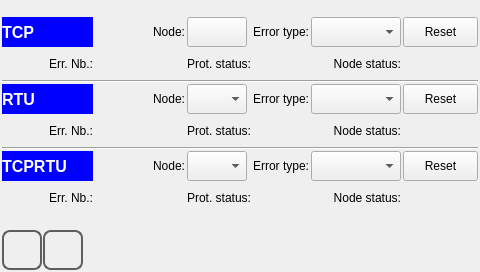
<?xml version="1.0" encoding="UTF-8"?>
<ui version="4.0">
 <class>comm_status</class>
 <widget class="QWidget" name="comm_status">
  <property name="geometry">
   <rect>
    <x>0</x>
    <y>0</y>
    <width>480</width><height>272</height>
   </rect>
  </property>
  <property name="windowTitle">
   <string>comm_status</string>
  </property>
  <property name="styleSheet">
   <string notr="true">
QWidget#comm_status
{
}
QLabel
{
border-width: 2px;
}   </string>
  </property>
  <layout class="QVBoxLayout" name="verticalLayout">
   <property name="spacing">
    <number>1</number>
   </property>
   <property name="margin">
    <number>2</number>
   </property>
   <item>
    <spacer name="verticalSpacer_2">
     <property name="orientation">
      <enum>Qt::Vertical</enum>
     </property>
     <property name="sizeHint" stdset="0">
      <size>
       <width>20</width>
       <height>40</height>
      </size>
     </property>
    </spacer>
   </item>
   <item>
    <layout class="QGridLayout" name="gridLayout_3">
     <property name="margin">
      <number>0</number>
     </property>
     <property name="spacing">
      <number>2</number>
     </property>
     <item row="1" column="0">
      <widget class="QLabel" name="labelConuterTCPtxt">
       <property name="sizePolicy">
        <sizepolicy hsizetype="Preferred" vsizetype="Preferred">
         <horstretch>0</horstretch>
         <verstretch>0</verstretch>
        </sizepolicy>
       </property>
       <property name="minimumSize">
        <size>
         <width>0</width>
         <height>30</height>
        </size>
       </property>
       <property name="text">
        <string>Err. Nb.:</string>
       </property>
       <property name="alignment">
        <set>Qt::AlignRight|Qt::AlignTrailing|Qt::AlignVCenter</set>
       </property>
      </widget>
     </item>
     <item row="1" column="1">
      <widget class="QLabel" name="labelConuterTCPval">
       <property name="sizePolicy">
        <sizepolicy hsizetype="Preferred" vsizetype="Preferred">
         <horstretch>0</horstretch>
         <verstretch>0</verstretch>
        </sizepolicy>
       </property>
       <property name="text">
        <string/>
       </property>
      </widget>
     </item>
     <item row="1" column="4">
      <widget class="QLabel" name="labelErrorBitTCPtxt">
       <property name="sizePolicy">
        <sizepolicy hsizetype="Preferred" vsizetype="Preferred">
         <horstretch>0</horstretch>
         <verstretch>0</verstretch>
        </sizepolicy>
       </property>
       <property name="minimumSize">
        <size>
         <width>0</width>
         <height>30</height>
        </size>
       </property>
       <property name="text">
        <string>Node status:</string>
       </property>
       <property name="alignment">
        <set>Qt::AlignRight|Qt::AlignTrailing|Qt::AlignVCenter</set>
       </property>
      </widget>
     </item>
     <item row="1" column="5">
      <widget class="QLabel" name="labelErrorBitTCPval">
       <property name="sizePolicy">
        <sizepolicy hsizetype="Preferred" vsizetype="Preferred">
         <horstretch>0</horstretch>
         <verstretch>0</verstretch>
        </sizepolicy>
       </property>
       <property name="minimumSize">
        <size>
         <width>20</width>
         <height>20</height>
        </size>
       </property>
       <property name="maximumSize">
        <size>
         <width>20</width>
         <height>20</height>
        </size>
       </property>
       <property name="styleSheet">
        <string notr="true"/>
       </property>
       <property name="text">
        <string/>
       </property>
      </widget>
     </item>
     <item row="1" column="3">
      <widget class="QLabel" name="labelErrorStatusTCPval">
       <property name="sizePolicy">
        <sizepolicy hsizetype="Preferred" vsizetype="Preferred">
         <horstretch>0</horstretch>
         <verstretch>0</verstretch>
        </sizepolicy>
       </property>
       <property name="minimumSize">
        <size>
         <width>20</width>
         <height>20</height>
        </size>
       </property>
       <property name="maximumSize">
        <size>
         <width>20</width>
         <height>20</height>
        </size>
       </property>
       <property name="text">
        <string/>
       </property>
      </widget>
     </item>
     <item row="1" column="2">
      <widget class="QLabel" name="labelErrorStatusTCPtxt">
       <property name="sizePolicy">
        <sizepolicy hsizetype="Preferred" vsizetype="Preferred">
         <horstretch>0</horstretch>
         <verstretch>0</verstretch>
        </sizepolicy>
       </property>
       <property name="minimumSize">
        <size>
         <width>0</width>
         <height>30</height>
        </size>
       </property>
       <property name="text">
        <string>Prot. status:</string>
       </property>
       <property name="alignment">
        <set>Qt::AlignRight|Qt::AlignTrailing|Qt::AlignVCenter</set>
       </property>
      </widget>
     </item>
     <item row="0" column="1">
      <widget class="QLabel" name="labelNodeTCP">
       <property name="sizePolicy">
        <sizepolicy hsizetype="Preferred" vsizetype="Preferred">
         <horstretch>0</horstretch>
         <verstretch>0</verstretch>
        </sizepolicy>
       </property>
       <property name="minimumSize">
        <size>
         <width>0</width>
         <height>30</height>
        </size>
       </property>
       <property name="text">
        <string>Node:</string>
       </property>
       <property name="alignment">
        <set>Qt::AlignRight|Qt::AlignTrailing|Qt::AlignVCenter</set>
       </property>
      </widget>
     </item>
     <item row="0" column="2">
      <widget class="QPushButton" name="pushButtonNodeTCP">
       <property name="sizePolicy">
        <sizepolicy hsizetype="Preferred" vsizetype="Preferred">
         <horstretch>0</horstretch>
         <verstretch>0</verstretch>
        </sizepolicy>
       </property>
       <property name="minimumSize">
        <size>
         <width>50</width>
         <height>30</height>
        </size>
       </property>
       <property name="maximumSize">
        <size>
         <width>60</width>
         <height>16777215</height>
        </size>
       </property>
       <property name="text">
        <string/>
       </property>
      </widget>
     </item>
     <item row="0" column="3">
      <widget class="QLabel" name="labelTypeTCP">
       <property name="sizePolicy">
        <sizepolicy hsizetype="Preferred" vsizetype="Preferred">
         <horstretch>0</horstretch>
         <verstretch>0</verstretch>
        </sizepolicy>
       </property>
       <property name="minimumSize">
        <size>
         <width>0</width>
         <height>30</height>
        </size>
       </property>
       <property name="text">
        <string>Error type:</string>
       </property>
       <property name="alignment">
        <set>Qt::AlignRight|Qt::AlignTrailing|Qt::AlignVCenter</set>
       </property>
      </widget>
     </item>
     <item row="0" column="4">
      <widget class="QComboBox" name="comboBoxTypeTCP">
       <property name="sizePolicy">
        <sizepolicy hsizetype="Preferred" vsizetype="Preferred">
         <horstretch>0</horstretch>
         <verstretch>0</verstretch>
        </sizepolicy>
       </property>
       <property name="minimumSize">
        <size>
         <width>90</width>
         <height>30</height>
        </size>
       </property>
       <property name="maximumSize">
        <size>
         <width>90</width>
         <height>16777215</height>
        </size>
       </property>
      </widget>
     </item>
     <item row="0" column="5">
      <widget class="QPushButton" name="pushButtonResetTCP">
       <property name="sizePolicy">
        <sizepolicy hsizetype="Preferred" vsizetype="Preferred">
         <horstretch>0</horstretch>
         <verstretch>0</verstretch>
        </sizepolicy>
       </property>
       <property name="minimumSize">
        <size>
         <width>75</width>
         <height>30</height>
        </size>
       </property>
       <property name="maximumSize">
        <size>
         <width>75</width>
         <height>16777215</height>
        </size>
       </property>
       <property name="text">
        <string>Reset</string>
       </property>
      </widget>
     </item>
     <item row="0" column="0">
      <widget class="QLabel" name="labelTCP">
       <property name="sizePolicy">
        <sizepolicy hsizetype="Preferred" vsizetype="Preferred">
         <horstretch>0</horstretch>
         <verstretch>0</verstretch>
        </sizepolicy>
       </property>
       <property name="minimumSize">
        <size>
         <width>0</width>
         <height>30</height>
        </size>
       </property>
       <property name="font">
        <font>
         <pointsize>12</pointsize>
         <weight>75</weight>
         <bold>true</bold>
        </font>
       </property>
       <property name="styleSheet">
        <string notr="true">background-color: rgb(0, 0, 255); color: rgb(255,255,255);</string>
       </property>
       <property name="text">
        <string>TCP</string>
       </property>
       <property name="alignment">
        <set>Qt::AlignLeading|Qt::AlignLeft|Qt::AlignVCenter</set>
       </property>
      </widget>
     </item>
    </layout>
   </item>
   <item>
    <widget class="Line" name="line_2">
     <property name="orientation">
      <enum>Qt::Horizontal</enum>
     </property>
    </widget>
   </item>
   <item>
    <layout class="QGridLayout" name="gridLayout">
     <property name="margin">
      <number>0</number>
     </property>
     <property name="spacing">
      <number>2</number>
     </property>
     <item row="1" column="0">
      <widget class="QLabel" name="labelConuterRTUtxt">
       <property name="sizePolicy">
        <sizepolicy hsizetype="Preferred" vsizetype="Preferred">
         <horstretch>0</horstretch>
         <verstretch>0</verstretch>
        </sizepolicy>
       </property>
       <property name="minimumSize">
        <size>
         <width>0</width>
         <height>30</height>
        </size>
       </property>
       <property name="text">
        <string>Err. Nb.:</string>
       </property>
       <property name="alignment">
        <set>Qt::AlignRight|Qt::AlignTrailing|Qt::AlignVCenter</set>
       </property>
      </widget>
     </item>
     <item row="1" column="1">
      <widget class="QLabel" name="labelConuterRTUval">
       <property name="sizePolicy">
        <sizepolicy hsizetype="Preferred" vsizetype="Preferred">
         <horstretch>0</horstretch>
         <verstretch>0</verstretch>
        </sizepolicy>
       </property>
       <property name="text">
        <string/>
       </property>
      </widget>
     </item>
     <item row="1" column="2">
      <widget class="QLabel" name="labelErrorStatusRTUtxt">
       <property name="sizePolicy">
        <sizepolicy hsizetype="Preferred" vsizetype="Preferred">
         <horstretch>0</horstretch>
         <verstretch>0</verstretch>
        </sizepolicy>
       </property>
       <property name="minimumSize">
        <size>
         <width>0</width>
         <height>30</height>
        </size>
       </property>
       <property name="text">
        <string>Prot. status:</string>
       </property>
       <property name="alignment">
        <set>Qt::AlignRight|Qt::AlignTrailing|Qt::AlignVCenter</set>
       </property>
      </widget>
     </item>
     <item row="1" column="3">
      <widget class="QLabel" name="labelErrorStatusRTUval">
       <property name="sizePolicy">
        <sizepolicy hsizetype="Preferred" vsizetype="Preferred">
         <horstretch>0</horstretch>
         <verstretch>0</verstretch>
        </sizepolicy>
       </property>
       <property name="minimumSize">
        <size>
         <width>20</width>
         <height>20</height>
        </size>
       </property>
       <property name="maximumSize">
        <size>
         <width>20</width>
         <height>20</height>
        </size>
       </property>
       <property name="text">
        <string/>
       </property>
      </widget>
     </item>
     <item row="1" column="4">
      <widget class="QLabel" name="labelErrorBitRTUtxt">
       <property name="sizePolicy">
        <sizepolicy hsizetype="Preferred" vsizetype="Preferred">
         <horstretch>0</horstretch>
         <verstretch>0</verstretch>
        </sizepolicy>
       </property>
       <property name="minimumSize">
        <size>
         <width>0</width>
         <height>30</height>
        </size>
       </property>
       <property name="text">
        <string>Node status:</string>
       </property>
       <property name="alignment">
        <set>Qt::AlignRight|Qt::AlignTrailing|Qt::AlignVCenter</set>
       </property>
      </widget>
     </item>
     <item row="1" column="5">
      <widget class="QLabel" name="labelErrorBitRTUval">
       <property name="sizePolicy">
        <sizepolicy hsizetype="Preferred" vsizetype="Preferred">
         <horstretch>0</horstretch>
         <verstretch>0</verstretch>
        </sizepolicy>
       </property>
       <property name="minimumSize">
        <size>
         <width>20</width>
         <height>20</height>
        </size>
       </property>
       <property name="maximumSize">
        <size>
         <width>20</width>
         <height>20</height>
        </size>
       </property>
       <property name="text">
        <string/>
       </property>
      </widget>
     </item>
     <item row="0" column="1">
      <widget class="QLabel" name="labelNodeRTU">
       <property name="sizePolicy">
        <sizepolicy hsizetype="Preferred" vsizetype="Preferred">
         <horstretch>0</horstretch>
         <verstretch>0</verstretch>
        </sizepolicy>
       </property>
       <property name="minimumSize">
        <size>
         <width>0</width>
         <height>30</height>
        </size>
       </property>
       <property name="text">
        <string>Node:</string>
       </property>
       <property name="alignment">
        <set>Qt::AlignRight|Qt::AlignTrailing|Qt::AlignVCenter</set>
       </property>
      </widget>
     </item>
     <item row="0" column="2">
      <widget class="QComboBox" name="comboBoxNodeRTU">
       <property name="sizePolicy">
        <sizepolicy hsizetype="Preferred" vsizetype="Preferred">
         <horstretch>0</horstretch>
         <verstretch>0</verstretch>
        </sizepolicy>
       </property>
       <property name="minimumSize">
        <size>
         <width>50</width>
         <height>30</height>
        </size>
       </property>
       <property name="maximumSize">
        <size>
         <width>60</width>
         <height>16777215</height>
        </size>
       </property>
      </widget>
     </item>
     <item row="0" column="3">
      <widget class="QLabel" name="labelTypeRTU">
       <property name="sizePolicy">
        <sizepolicy hsizetype="Preferred" vsizetype="Preferred">
         <horstretch>0</horstretch>
         <verstretch>0</verstretch>
        </sizepolicy>
       </property>
       <property name="minimumSize">
        <size>
         <width>0</width>
         <height>30</height>
        </size>
       </property>
       <property name="text">
        <string>Error type:</string>
       </property>
       <property name="alignment">
        <set>Qt::AlignRight|Qt::AlignTrailing|Qt::AlignVCenter</set>
       </property>
      </widget>
     </item>
     <item row="0" column="4">
      <widget class="QComboBox" name="comboBoxTypeRTU">
       <property name="sizePolicy">
        <sizepolicy hsizetype="Preferred" vsizetype="Preferred">
         <horstretch>0</horstretch>
         <verstretch>0</verstretch>
        </sizepolicy>
       </property>
       <property name="minimumSize">
        <size>
         <width>90</width>
         <height>30</height>
        </size>
       </property>
       <property name="maximumSize">
        <size>
         <width>90</width>
         <height>16777215</height>
        </size>
       </property>
      </widget>
     </item>
     <item row="0" column="5">
      <widget class="QPushButton" name="pushButtonResetRTU">
       <property name="sizePolicy">
        <sizepolicy hsizetype="Preferred" vsizetype="Preferred">
         <horstretch>0</horstretch>
         <verstretch>0</verstretch>
        </sizepolicy>
       </property>
       <property name="minimumSize">
        <size>
         <width>75</width>
         <height>30</height>
        </size>
       </property>
       <property name="maximumSize">
        <size>
         <width>75</width>
         <height>16777215</height>
        </size>
       </property>
       <property name="text">
        <string>Reset</string>
       </property>
      </widget>
     </item>
     <item row="0" column="0">
      <widget class="QLabel" name="labelRTU">
       <property name="sizePolicy">
        <sizepolicy hsizetype="Preferred" vsizetype="Preferred">
         <horstretch>0</horstretch>
         <verstretch>0</verstretch>
        </sizepolicy>
       </property>
       <property name="minimumSize">
        <size>
         <width>0</width>
         <height>30</height>
        </size>
       </property>
       <property name="font">
        <font>
         <pointsize>12</pointsize>
         <weight>75</weight>
         <bold>true</bold>
        </font>
       </property>
       <property name="styleSheet">
        <string notr="true">background-color: rgb(0, 0, 255); color: rgb(255,255,255);</string>
       </property>
       <property name="text">
        <string>RTU</string>
       </property>
       <property name="alignment">
        <set>Qt::AlignLeading|Qt::AlignLeft|Qt::AlignVCenter</set>
       </property>
      </widget>
     </item>
    </layout>
   </item>
   <item>
    <widget class="Line" name="line">
     <property name="orientation">
      <enum>Qt::Horizontal</enum>
     </property>
    </widget>
   </item>
   <item>
    <layout class="QGridLayout" name="gridLayout_2">
     <property name="margin">
      <number>0</number>
     </property>
     <property name="spacing">
      <number>2</number>
     </property>
     <item row="1" column="0">
      <widget class="QLabel" name="labelConuterTCPRTUtxt">
       <property name="sizePolicy">
        <sizepolicy hsizetype="Preferred" vsizetype="Preferred">
         <horstretch>0</horstretch>
         <verstretch>0</verstretch>
        </sizepolicy>
       </property>
       <property name="minimumSize">
        <size>
         <width>0</width>
         <height>30</height>
        </size>
       </property>
       <property name="text">
        <string>Err. Nb.:</string>
       </property>
       <property name="alignment">
        <set>Qt::AlignRight|Qt::AlignTrailing|Qt::AlignVCenter</set>
       </property>
      </widget>
     </item>
     <item row="1" column="1">
      <widget class="QLabel" name="labelConuterTCPRTUval">
       <property name="sizePolicy">
        <sizepolicy hsizetype="Preferred" vsizetype="Preferred">
         <horstretch>0</horstretch>
         <verstretch>0</verstretch>
        </sizepolicy>
       </property>
       <property name="text">
        <string/>
       </property>
      </widget>
     </item>
     <item row="1" column="3">
      <widget class="QLabel" name="labelErrorStatusTCPRTUval">
       <property name="sizePolicy">
        <sizepolicy hsizetype="Preferred" vsizetype="Preferred">
         <horstretch>0</horstretch>
         <verstretch>0</verstretch>
        </sizepolicy>
       </property>
       <property name="minimumSize">
        <size>
         <width>20</width>
         <height>20</height>
        </size>
       </property>
       <property name="maximumSize">
        <size>
         <width>20</width>
         <height>20</height>
        </size>
       </property>
       <property name="text">
        <string/>
       </property>
      </widget>
     </item>
     <item row="1" column="5">
      <widget class="QLabel" name="labelErrorBitTCPRTUval">
       <property name="sizePolicy">
        <sizepolicy hsizetype="Preferred" vsizetype="Preferred">
         <horstretch>0</horstretch>
         <verstretch>0</verstretch>
        </sizepolicy>
       </property>
       <property name="minimumSize">
        <size>
         <width>20</width>
         <height>20</height>
        </size>
       </property>
       <property name="maximumSize">
        <size>
         <width>20</width>
         <height>20</height>
        </size>
       </property>
       <property name="text">
        <string/>
       </property>
      </widget>
     </item>
     <item row="1" column="2">
      <widget class="QLabel" name="labelErrorStatusTCPRTUtxt">
       <property name="sizePolicy">
        <sizepolicy hsizetype="Preferred" vsizetype="Preferred">
         <horstretch>0</horstretch>
         <verstretch>0</verstretch>
        </sizepolicy>
       </property>
       <property name="minimumSize">
        <size>
         <width>0</width>
         <height>30</height>
        </size>
       </property>
       <property name="text">
        <string>Prot. status:</string>
       </property>
       <property name="alignment">
        <set>Qt::AlignRight|Qt::AlignTrailing|Qt::AlignVCenter</set>
       </property>
      </widget>
     </item>
     <item row="1" column="4">
      <widget class="QLabel" name="labelErrorBitTCPRTUtxt">
       <property name="sizePolicy">
        <sizepolicy hsizetype="Preferred" vsizetype="Preferred">
         <horstretch>0</horstretch>
         <verstretch>0</verstretch>
        </sizepolicy>
       </property>
       <property name="minimumSize">
        <size>
         <width>0</width>
         <height>30</height>
        </size>
       </property>
       <property name="text">
        <string>Node status:</string>
       </property>
       <property name="alignment">
        <set>Qt::AlignRight|Qt::AlignTrailing|Qt::AlignVCenter</set>
       </property>
      </widget>
     </item>
     <item row="0" column="1">
      <widget class="QLabel" name="labelNodeTCPRTU">
       <property name="sizePolicy">
        <sizepolicy hsizetype="Preferred" vsizetype="Preferred">
         <horstretch>0</horstretch>
         <verstretch>0</verstretch>
        </sizepolicy>
       </property>
       <property name="minimumSize">
        <size>
         <width>0</width>
         <height>30</height>
        </size>
       </property>
       <property name="text">
        <string>Node:</string>
       </property>
       <property name="alignment">
        <set>Qt::AlignRight|Qt::AlignTrailing|Qt::AlignVCenter</set>
       </property>
      </widget>
     </item>
     <item row="0" column="2">
      <widget class="QComboBox" name="comboBoxNodeTCPRTU">
       <property name="minimumSize">
        <size>
         <width>50</width>
         <height>30</height>
        </size>
       </property>
       <property name="maximumSize">
        <size>
         <width>60</width>
         <height>16777215</height>
        </size>
       </property>
      </widget>
     </item>
     <item row="0" column="3">
      <widget class="QLabel" name="labelTypeTCPRTU">
       <property name="sizePolicy">
        <sizepolicy hsizetype="Preferred" vsizetype="Preferred">
         <horstretch>0</horstretch>
         <verstretch>0</verstretch>
        </sizepolicy>
       </property>
       <property name="minimumSize">
        <size>
         <width>0</width>
         <height>30</height>
        </size>
       </property>
       <property name="text">
        <string>Error type:</string>
       </property>
       <property name="alignment">
        <set>Qt::AlignRight|Qt::AlignTrailing|Qt::AlignVCenter</set>
       </property>
      </widget>
     </item>
     <item row="0" column="4">
      <widget class="QComboBox" name="comboBoxTypeTCPRTU">
       <property name="sizePolicy">
        <sizepolicy hsizetype="Preferred" vsizetype="Preferred">
         <horstretch>0</horstretch>
         <verstretch>0</verstretch>
        </sizepolicy>
       </property>
       <property name="minimumSize">
        <size>
         <width>90</width>
         <height>30</height>
        </size>
       </property>
       <property name="maximumSize">
        <size>
         <width>90</width>
         <height>16777215</height>
        </size>
       </property>
      </widget>
     </item>
     <item row="0" column="5">
      <widget class="QPushButton" name="pushButtonResetTCPRTU">
       <property name="sizePolicy">
        <sizepolicy hsizetype="Preferred" vsizetype="Preferred">
         <horstretch>0</horstretch>
         <verstretch>0</verstretch>
        </sizepolicy>
       </property>
       <property name="minimumSize">
        <size>
         <width>75</width>
         <height>30</height>
        </size>
       </property>
       <property name="maximumSize">
        <size>
         <width>75</width>
         <height>16777215</height>
        </size>
       </property>
       <property name="text">
        <string>Reset</string>
       </property>
      </widget>
     </item>
     <item row="0" column="0">
      <widget class="QLabel" name="labelTCPRTU">
       <property name="sizePolicy">
        <sizepolicy hsizetype="Preferred" vsizetype="Preferred">
         <horstretch>0</horstretch>
         <verstretch>0</verstretch>
        </sizepolicy>
       </property>
       <property name="minimumSize">
        <size>
         <width>0</width>
         <height>30</height>
        </size>
       </property>
       <property name="font">
        <font>
         <pointsize>12</pointsize>
         <weight>75</weight>
         <bold>true</bold>
        </font>
       </property>
       <property name="styleSheet">
        <string notr="true">background-color: rgb(0, 0, 255); color: rgb(255,255,255);</string>
       </property>
       <property name="text">
        <string>TCPRTU</string>
       </property>
       <property name="alignment">
        <set>Qt::AlignLeading|Qt::AlignLeft|Qt::AlignVCenter</set>
       </property>
      </widget>
     </item>
    </layout>
   </item>
   <item>
    <spacer name="verticalSpacer">
     <property name="orientation">
      <enum>Qt::Vertical</enum>
     </property>
     <property name="sizeHint" stdset="0">
      <size>
       <width>20</width>
       <height>40</height>
      </size>
     </property>
    </spacer>
   </item>
   <item>
    <layout class="QHBoxLayout" name="horizontalLayout_2">
     <item>
      <widget class="QPushButton" name="pushButtonHome">
       <property name="sizePolicy">
        <sizepolicy hsizetype="Minimum" vsizetype="Fixed">
         <horstretch>60</horstretch>
         <verstretch>60</verstretch>
        </sizepolicy>
       </property>
       <property name="minimumSize">
        <size>
         <width>40</width>
         <height>40</height>
        </size>
       </property>
       <property name="maximumSize">
        <size>
         <width>40</width>
         <height>40</height>
        </size>
       </property>
       <property name="focusPolicy">
        <enum>Qt::NoFocus</enum>
       </property>
       <property name="styleSheet">
        <string notr="true">QPushButton
{
border: 2px solid  rgb(94, 94, 94);
border-radius: 8px;
qproperty-icon: url(:/systemicons/img/Home.png);
qproperty-iconSize: 24px 24px;
qproperty-focusPolicy: NoFocus;
}
QPushButton:pressed
{
border: 2px solid  rgb(194, 194, 194);
background-color:  rgb(255, 255, 127);
}
QPushButton:disabled
{
border: 2px solid  rgb(194, 194, 194);
}
</string>
       </property>
       <property name="text">
        <string/>
       </property>
      </widget>
     </item>
     <item>
      <widget class="QPushButton" name="pushButtonBack">
       <property name="sizePolicy">
        <sizepolicy hsizetype="Minimum" vsizetype="Fixed">
         <horstretch>60</horstretch>
         <verstretch>60</verstretch>
        </sizepolicy>
       </property>
       <property name="minimumSize">
        <size>
         <width>40</width>
         <height>40</height>
        </size>
       </property>
       <property name="maximumSize">
        <size>
         <width>40</width>
         <height>40</height>
        </size>
       </property>
       <property name="focusPolicy">
        <enum>Qt::NoFocus</enum>
       </property>
       <property name="styleSheet">
        <string notr="true">QPushButton
{
border: 2px solid  rgb(94, 94, 94);
border-radius: 8px;
qproperty-icon: url(:/systemicons/img/Go_back.png);
qproperty-iconSize: 24px 24px;
qproperty-focusPolicy: NoFocus;
}
QPushButton:pressed
{
border: 2px solid  rgb(194, 194, 194);
background-color:  rgb(255, 255, 127);
}
QPushButton:disabled
{
border: 2px solid  rgb(194, 194, 194);
}
</string>
       </property>
       <property name="text">
        <string/>
       </property>
      </widget>
     </item>
     <item>
      <widget class="QLabel" name="labelInfo">
       <property name="sizePolicy">
        <sizepolicy hsizetype="MinimumExpanding" vsizetype="Preferred">
         <horstretch>0</horstretch>
         <verstretch>0</verstretch>
        </sizepolicy>
       </property>
       <property name="text">
        <string/>
       </property>
       <property name="alignment">
        <set>Qt::AlignCenter</set>
       </property>
      </widget>
     </item>
    </layout>
   </item>
  </layout>
 </widget>
 <resources/>
 <connections/>
 <slots>
  <slot>goto_page(const char*,bool)</slot>
 </slots>
</ui>
